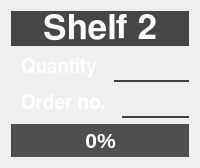
            <widget class="QGroupBox" name="groupBox_sh_2">
             <property name="styleSheet">
              <string notr="true">border: 2px oultine rgb(95,95,95);</string>
             </property>
             <property name="title">
              <string/>
             </property>
             <layout class="QVBoxLayout" name="verticalLayout_5">
              <item>
               <layout class="QVBoxLayout" name="verticalLayout_6">
                <item>
                 <widget class="QLabel" name="shelf_no_label_sh_2">
                  <property name="font">
                   <font>
                    <family>FreeSans</family>
                    <pointsize>26</pointsize>
                    <weight>75</weight>
                    <bold>true</bold>
                   </font>
                  </property>
                  <property name="styleSheet">
                   <string notr="true">border-color: rgb(83, 83, 83);
background-color: rgb(70, 70, 70);
color: rgb(255, 255, 255);</string>
                  </property>
                  <property name="frameShape">
                   <enum>QFrame::Panel</enum>
                  </property>
                  <property name="frameShadow">
                   <enum>QFrame::Raised</enum>
                  </property>
                  <property name="text">
                   <string>Shelf 2</string>
                  </property>
                  <property name="alignment">
                   <set>Qt::AlignCenter</set>
                  </property>
                 </widget>
                </item>
                <item>
                 <layout class="QHBoxLayout" name="horizontalLayout_5" stretch="0,0">
                  <item>
                   <widget class="QLabel" name="qty_descr_label_sh_2">
                    <property name="font">
                     <font>
                      <family>FreeSans</family>
                      <pointsize>14</pointsize>
                      <weight>75</weight>
                      <bold>true</bold>
                     </font>
                    </property>
                    <property name="styleSheet">
                     <string notr="true">border-color: rgb(130, 130, 130);
color: rgb(255, 255, 255);
padding: 5px;
</string>
                    </property>
                    <property name="frameShadow">
                     <enum>QFrame::Sunken</enum>
                    </property>
                    <property name="lineWidth">
                     <number>0</number>
                    </property>
                    <property name="text">
                     <string>Quantity</string>
                    </property>
                   </widget>
                  </item>
                  <item>
                   <widget class="QLabel" name="qty_label_sh_2">
                    <property name="minimumSize">
                     <size>
                      <width>0</width>
                      <height>0</height>
                     </size>
                    </property>
                    <property name="font">
                     <font>
                      <family>FreeSans</family>
                      <pointsize>15</pointsize>
                      <weight>75</weight>
                      <bold>true</bold>
                     </font>
                    </property>
                    <property name="styleSheet">
                     <string notr="true">border-bottom-style: solid;
border-bottom-color: rgb(66, 66, 66);
</string>
                    </property>
                    <property name="frameShape">
                     <enum>QFrame::Box</enum>
                    </property>
                    <property name="frameShadow">
                     <enum>QFrame::Plain</enum>
                    </property>
                    <property name="lineWidth">
                     <number>3</number>
                    </property>
                    <property name="text">
                     <string/>
                    </property>
                    <property name="alignment">
                     <set>Qt::AlignRight|Qt::AlignTrailing|Qt::AlignVCenter</set>
                    </property>
                    <property name="indent">
                     <number>-1</number>
                    </property>
                   </widget>
                  </item>
                 </layout>
                </item>
                <item>
                 <layout class="QHBoxLayout" name="horizontalLayout_6" stretch="0,1">
                  <item>
                   <widget class="QLabel" name="order_descr_label_sh_2">
                    <property name="font">
                     <font>
                      <family>FreeSans</family>
                      <pointsize>14</pointsize>
                      <weight>75</weight>
                      <bold>true</bold>
                     </font>
                    </property>
                    <property name="styleSheet">
                     <string notr="true">border-color: rgb(130, 130, 130);
color: rgb(255, 255, 255);
padding: 5px;
</string>
                    </property>
                    <property name="frameShadow">
                     <enum>QFrame::Plain</enum>
                    </property>
                    <property name="lineWidth">
                     <number>0</number>
                    </property>
                    <property name="text">
                     <string>Order no.</string>
                    </property>
                   </widget>
                  </item>
                  <item>
                   <widget class="QLabel" name="order_label_sh_2">
                    <property name="minimumSize">
                     <size>
                      <width>0</width>
                      <height>0</height>
                     </size>
                    </property>
                    <property name="font">
                     <font>
                      <family>FreeSans</family>
                      <pointsize>15</pointsize>
                      <weight>75</weight>
                      <bold>true</bold>
                     </font>
                    </property>
                    <property name="styleSheet">
                     <string notr="true">border-bottom-style: solid;
border-bottom-color: rgb(66, 66, 66);
</string>
                    </property>
                    <property name="frameShadow">
                     <enum>QFrame::Sunken</enum>
                    </property>
                    <property name="lineWidth">
                     <number>4</number>
                    </property>
                    <property name="text">
                     <string/>
                    </property>
                    <property name="alignment">
                     <set>Qt::AlignRight|Qt::AlignTrailing|Qt::AlignVCenter</set>
                    </property>
                    <property name="indent">
                     <number>2</number>
                    </property>
                   </widget>
                  </item>
                 </layout>
                </item>
                <item>
                 <widget class="QProgressBar" name="progressBar_sh_2">
                  <property name="font">
                   <font>
                    <pointsize>16</pointsize>
                    <weight>75</weight>
                    <bold>true</bold>
                   </font>
                  </property>
                  <property name="acceptDrops">
                   <bool>false</bool>
                  </property>
                  <property name="styleSheet">
                   <string notr="true">border-color: rgb(130, 130, 130);
background-color: rgb(79, 79, 79);
color: rgb(255, 255, 255);</string>
                  </property>
                  <property name="value">
                   <number>0</number>
                  </property>
                  <property name="alignment">
                   <set>Qt::AlignCenter</set>
                  </property>
                  <property name="orientation">
                   <enum>Qt::Horizontal</enum>
                  </property>
                  <property name="invertedAppearance">
                   <bool>false</bool>
                  </property>
                  <property name="textDirection">
                   <enum>QProgressBar::TopToBottom</enum>
                  </property>
                 </widget>
                </item>
               </layout>
              </item>
             </layout>
            </widget>
